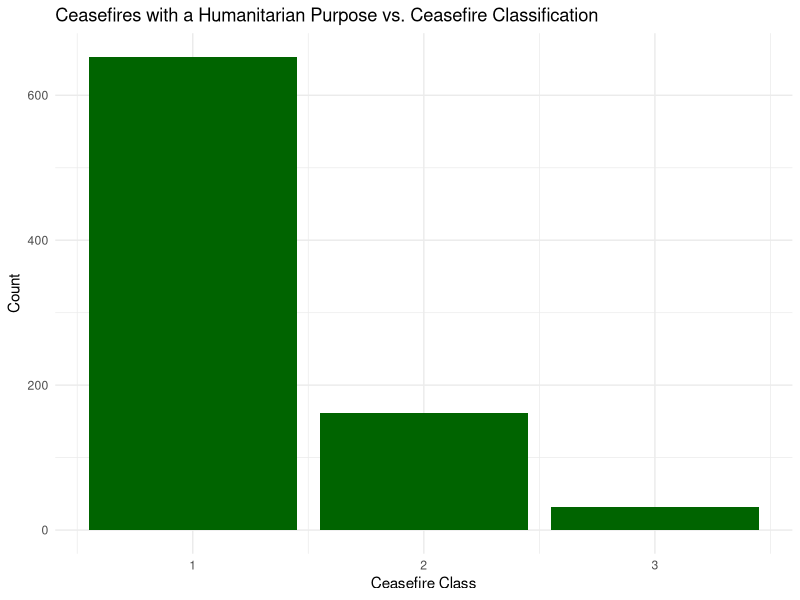
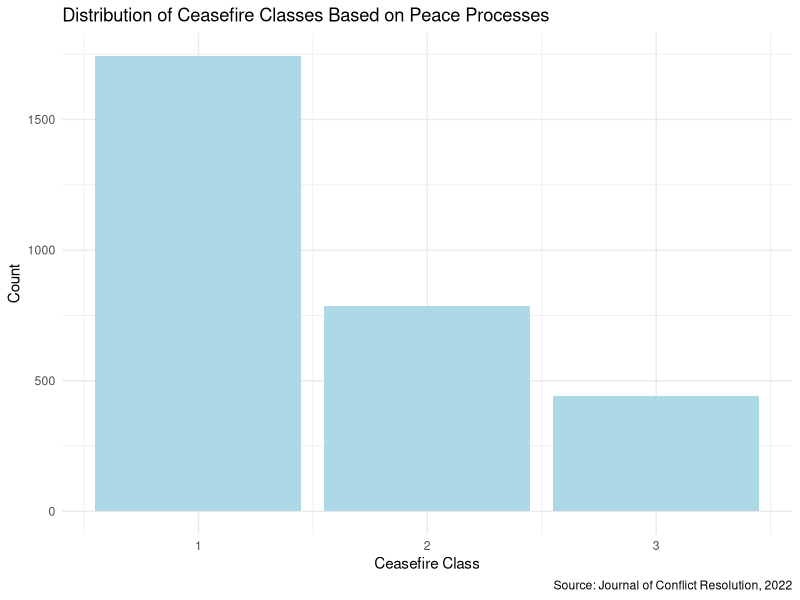

R code for these plots, in order:
## ---- chunk 1
library(tidyverse)
## ---- chunk 2
ceasefire <- read_csv("data/CFD.csv")
## ---- chunk 3
humanitarian_purpose <- ceasefire |> 
  filter (p_humanitarian == 1)

humanitarian_purpose
## ---- chunk 4
human_bar <- ggplot(humanitarian_purpose, aes(x = ceasefire_class)) +
  geom_bar(fill = "darkgreen") +
  labs(x = "Ceasefire Class",
       y = "Count",
       title = "Ceasefires with a Humanitarian Purpose vs. Ceasefire Classification") + 
  theme_minimal()

human_bar
## ---- chunk 5
peace_process <- ceasefire |> 
  filter (p_peaceprocess == 1) 

peace_process
## ---- chunk 6
peace_bar <- ggplot(peace_process, aes(x = ceasefire_class)) +
  geom_bar(fill = "lightblue") +
  labs(x = "Ceasefire Class",
       y = "Count",
       title = "Distribution of Ceasefire Classes Based on Peace Processes",
       caption = "Source: Journal of Conflict Resolution, 2022"
       ) +
  theme_minimal()

peace_bar
